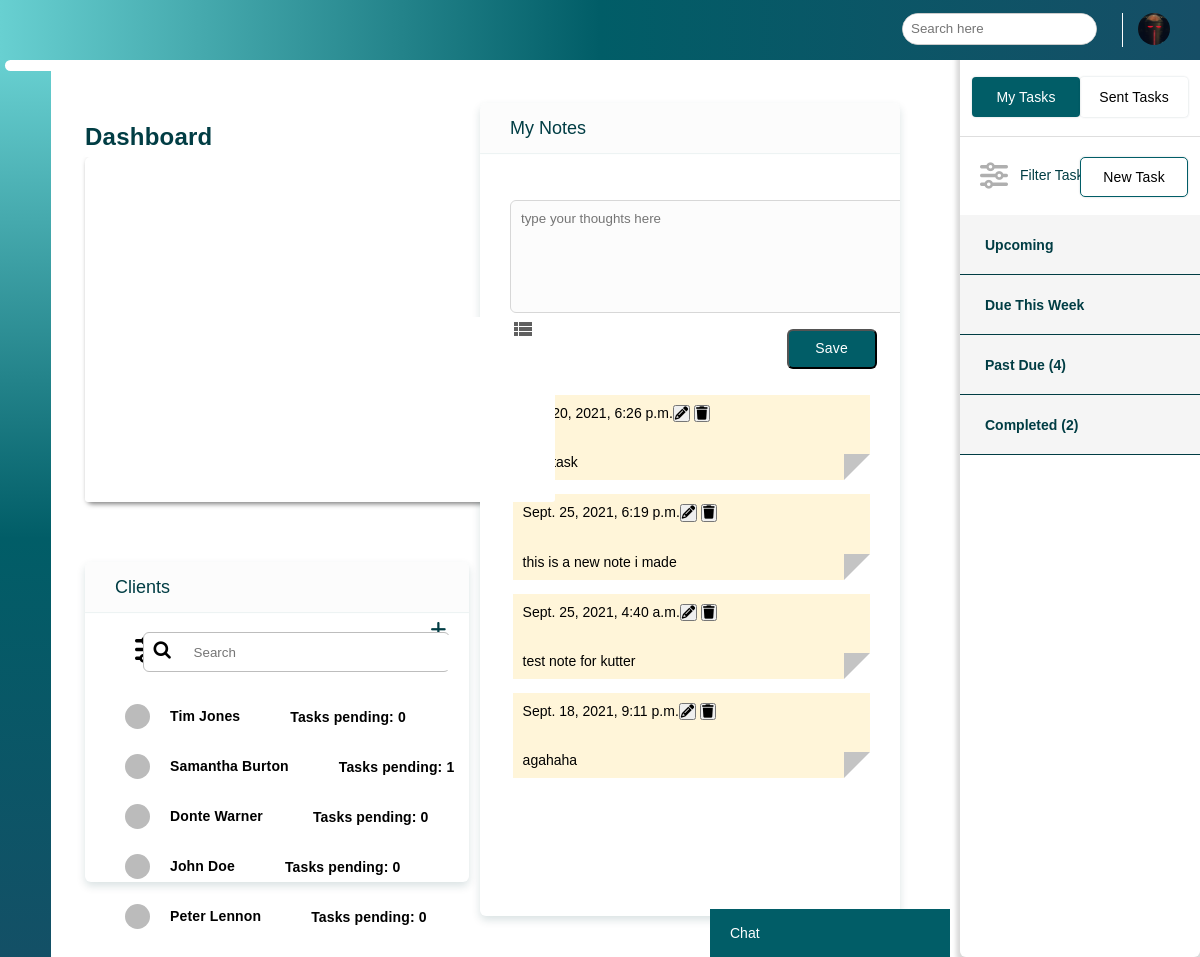
/ (signed in), run on an earlier commit of the app's database.
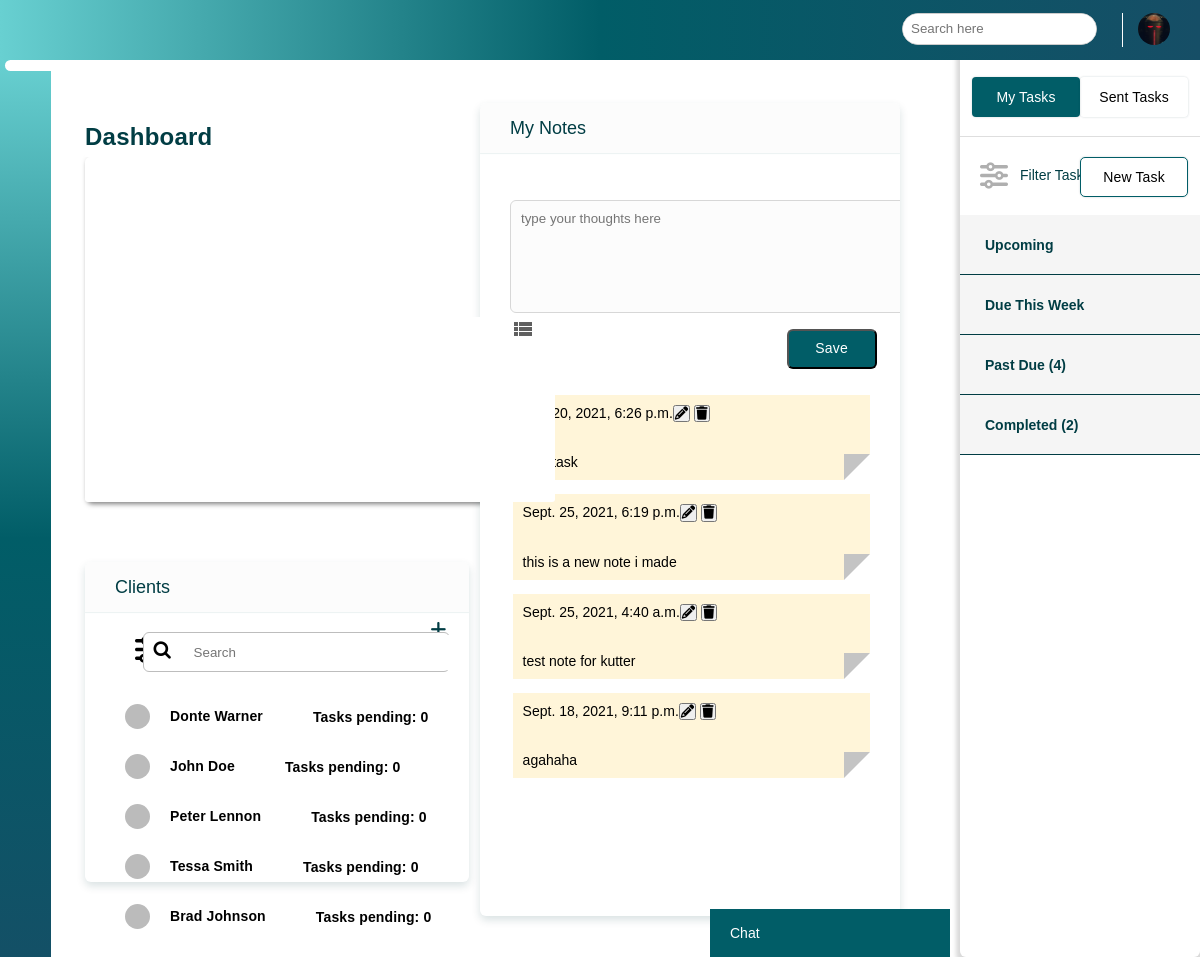
And on a later commit of the database.
### app/models.py (models this page shows, shortened)
class Account(AbstractBaseUser, PermissionsMixin):
    username = models.CharField(max_length=30, unique=True)
    email = models.EmailField(verbose_name="email", max_length=60, unique=True)
    avatar = models.ImageField(null=True, blank=True, upload_to='profile_pics')
    bgColor = models.CharField(max_length=10, null=True, blank=True)
    first_name = models.CharField(max_length=30, blank=False, null=False)
    middle_name = models.CharField(max_length=30, blank=True, null=True)
    last_name = models.CharField(max_length=30, blank=False, null=False)
    date_joined = models.DateTimeField(
        verbose_name='date joined', auto_now_add=True)
    last_login = models.DateTimeField(verbose_name='last login', auto_now=True)
    is_admin = models.BooleanField(default=False)
    is_active = models.BooleanField(default=True)
    is_staff = models.BooleanField(default=False)
    is_superuser = models.BooleanField(default=False)
    is_client = models.BooleanField(default=True)
    is_online = models.BooleanField(default=False)
    is_caseworker = models.BooleanField(default=False)
    has_caseworker = models.BooleanField(default=False)
    USERNAME_FIELD = 'username'
    REQUIRED_FIELDS = ['email', 'password', ]
    objects = MyAccountManager()
    def __str__(self):
        return self.username

class MyNotes(models.Model):
    user = models.ForeignKey(settings.AUTH_USER_MODEL, on_delete=models.CASCADE)
    description = models.CharField(max_length=500, null=False, blank=False)
    date = models.DateTimeField()
    class Meta:
        ordering = ('date',)

### app/views.py (the view, shortened to what this page needs)
# urls.py: path('', views.dashboard, name='dashboard'),
@login_required(login_url='login')
def dashboard(request):
    tasks = Tasks.objects.filter(assignees=request.user.id)
    users = Account.objects.exclude(pk=request.user.id)
    rooms = ChatGroup.objects.filter(members=request.user).order_by("group_name")
    events = MyEvents.objects.filter(created_by = request.user.id)
    notes = MyNotes.objects.filter(user=request.user.id)
    notesForm = MyNotesForm()
    referServ = ReferServiceForm()
    today = timezone.now().date()
    week_from_today = today + timedelta(days=(today.isocalendar()[2] + 4))
    all_tasks = Tasks.objects.filter(assignees=request.user.id, completion_mark=False)
    upcoming_tasks = Tasks.objects.filter(assignees=request.user.id, due_date__gte=week_from_today, completion_mark=False)
    weekly_tasks1 = Tasks.objects.filter(assignees=request.user.id, due_date__lte=week_from_today, completion_mark=False)
    weekly_tasks = weekly_tasks1.filter(due_date__gt=today)
    past_due_tasks = Tasks.objects.filter(assignees=request.user.id, due_date__lte=today, completion_mark=False)
    high_prio_tasks = Tasks.objects.filter(assignees=request.user.id, priority=3, completion_mark=False)
    med_prio_tasks = Tasks.objects.filter(assignees=request.user.id, priority=2, completion_mark=False)
    low_prio_tasks = Tasks.objects.filter(assignees=request.user.id, priority=1, completion_mark=False)
    assigner_tasks = Tasks.objects.filter(assignees=request.user.id, completion_mark=False).order_by("assigner")
    sent_tasks = Tasks.objects.filter(assigner=request.user.id)
    sent_upcoming_tasks = Tasks.objects.filter(assigner=request.user.id, due_date__gte=week_from_today, completion_mark=False)
    sent_weekly_tasks1 = Tasks.objects.filter(assigner=request.user.id, due_date__lte=week_from_today, completion_mark=False)
    sent_weekly_tasks = sent_weekly_tasks1.filter(due_date__gt=today)
    sent_past_due_tasks = Tasks.objects.filter(assigner=request.user.id, due_date__lte=today, completion_mark=False)
    sent_high_prio_tasks = Tasks.objects.filter(assigner=request.user.id, priority=3, completion_mark=False)
    sent_med_prio_tasks = Tasks.objects.filter(assigner=request.user.id, priority=2, completion_mark=False)
    sent_low_prio_tasks = Tasks.objects.filter(assigner=request.user.id, priority=1, completion_mark=False)
    sent_assignee_tasks = Tasks.objects.filter(assigner=request.user.id, completion_mark=False)
    my_completed_tasks = Tasks.objects.filter(assignees=request.user.id, completion_mark=True)
    my_sent_completed_tasks = Tasks.objects.filter(assigner=request.user.id, completion_mark=True)
    print(my_sent_completed_tasks)
    assigner_dict = {}
    check_list = []
    for assigner in assigner_tasks:
        if assigner.assigner.id not in check_list:
            assigner_dict[assigner.assigner] = 1
            check_list.append(assigner.assigner.id)
        else:
            assigner_dict[assigner.assigner] += 1
    assignee_dict = {}
    check_list_assignee = []
    for assignee in sent_assignee_tasks:
        for assignees in assignee.assignees.all():
            if assignees.username not in check_list_assignee:
                assignee_dict[assignees] = 1
                check_list_assignee.append(assignees.username)
            else:
                assignee_dict[assignees] += 1
    sorted_assignee_list = sorted(check_list_assignee)
    try:
        my_clients = ClientList.objects.get(user=request.user.id)
        client_tasks_pending = []
        for client in my_clients.clients.all():
            tasks_pending = Tasks.objects.filter(assigner=request.user.id, assignees=client).count()
            client_tasks_pending.append(tasks_pending)
    except ClientList.DoesNotExist:
        my_clients = None
        client_tasks_pending = []
    try:
        user_bg = BgInfo.objects.get(user=request.user.id)
    except BgInfo.DoesNotExist:
        user_bg = None
    create_event_form = Event_Creation_Form()
    form1 = TaskForm(initial={'priority': '2'})
    notes = MyNotes.objects.filter(user=request.user).order_by('-date')
    context = {
        'users': users,
        'user_bg': user_bg,
        "rooms": rooms,
        "form1": form1,
        'referServ' : referServ,
        'events': events,
        'notes': notes,
        'create_event_form': create_event_form,
        'notesForm' : notesForm,
        "tasks": tasks,
        "today": today,
        "week_from_today": week_from_today,
        "past_due_tasks": past_due_tasks,
        'weekly_tasks': weekly_tasks,
        'upcoming_tasks': upcoming_tasks,
        'high_prio_tasks': high_prio_tasks,
        'med_prio_tasks': med_prio_tasks,
        'low_prio_tasks': low_prio_tasks,
        'my_clients': my_clients,
        'client_tasks_pending': client_tasks_pending,
        'all_tasks': all_tasks,
        'assigner_dict': assigner_dict,
        'sent_tasks':  sent_tasks,
        'sent_upcoming_tasks': sent_upcoming_tasks,
        'sent_weekly_tasks': sent_weekly_tasks,
        'sent_past_due_tasks': sent_past_due_tasks,
        'sent_high_prio_tasks': sent_high_prio_tasks,
        'sent_med_prio_tasks': sent_med_prio_tasks,
        'sent_low_prio_tasks': sent_low_prio_tasks,
        'assignee_dict': assignee_dict,
        'my_completed_tasks': my_completed_tasks,
        'my_sent_completed_tasks': my_sent_completed_tasks,
    }
    return render(request, 'app/dashboard2.html', context)

### app/templates/app/dashboard2.html (shortened to what this page needs)
﻿<!DOCTYPE html>
<html lang="en" xmlns="http://www.w3.org/1999/xhtml">
<head>
  {% load static %}
  {% load project_templates %}
  <link rel="stylesheet"
    href="https://maxst.icons8.com/vue-static/landings/line-awesome/line-awesome/1.3.0/css/line-awesome.min.css">
  <link rel="stylesheet" href="{% static 'app/content/style.css' %}" />
  <link rel="stylesheet" type="text/css" href="{% static 'app/content/chat.css' %}" />
  <link rel="stylesheet" href="{% static 'app/content/chatPopUp.css' %}" />
  <link rel="stylesheet" href="{% static 'app/content/myModal.css' %}" />
  <link rel="stylesheet" href="{% static 'app/content/simple-calendar.css' %}" />
  <link rel="stylesheet" href="{% static 'app/content/tagify.css' %}" />
  <link rel="stylesheet" href="{% static 'app/content/tags.css' %}" />
  <link href="https://cdnjs.cloudflare.com/ajax/libs/font-awesome/4.7.0/css/font-awesome.css" type="text/css"
    rel="stylesheet">
</head>
<body>
  <div class="sidebar">
    <div class="sidebar-menu">
      <ul>
        <li>
          <a href="{% url 'dashboard' %}" class="active">
          </a>
        </li>
      </ul>
    </div>
  </div>
  <header class="dash-header">
    <div id="leftside">
      <div class="search-wrapper">
        <input type="search" placeholder="Search here" />
      </div>
      <div class="dropdown">
        <div class="user-wrapper">
          <a href="{% url 'profile' %}">
            <div class="profile-pic-wrapper" data-username="{{user.username}}" data-bgcolor="{{user.bgColor}}">
              {% if user.avatar %}
              <img class="profile-pic" src="{{user.avatar.url}}">
              {% endif %}
            </div>
          </a>
        </div>
      </div>
    </div>
  </header>
  <div class="main-content">
    <div class="running">
      <div><span class="dash"><strong>Dashboard</strong></span></div>
    </div>
    <div class="submenu">
                 <div class="menu">
        <div class="card-single-one">
        <div id="container" class="calendar-container"></div>
            <div class="card-footer" style="
    position: relative;
    min-height: 100%;
            max-height: 100%;
    z-index: 1;
    width: 100%;
    height: 100%;
    bottom: 0 !important;
    margin-top: 0px;
    margin-bottom: 0px !important;
        ">
        <div class="calendar-icons"><span style="float: right;"><span style="color: #5F5F5F; cursor: pointer; margin-top: 0px; margin-right: 20px;" class="material-icons list">
  </span></span>
        </div>
        </div>
      </div>
      </div>
       <div class="menu2">
        <div class="refer-client-list">
            <div class="menu-header">
              Clients
              <button class="refer-button" >Refer To</button>
              <i class="fas fa-plus fa-1x" id="client-add-btn" type="button" data-toggle="modal" data-target="#addclientModal"></i>
            </div>
            <div class="menu2-body">
              <div class="menu2-body-header">
                <div class="menu2-input-field">
                  <i class="fa fa-search fa-lg" id="client-search-icon"></i>
                  <input type="text" placeholder="Search" id="client-search-input" onkeyup="filterClientFunction()"/>
                </div>
              </div>
              <div class="menu2-client-box">
                {% for client in my_clients.clients.all %}
                  <div class="client-list-client" value="{{ client.first_name }} {{ client.last_name }}"><div class="menu2-client-pfp"></div> {{ client.first_name }} {{ client.last_name }}<div class="client-list-tasks">Tasks pending: {{ client_tasks_pending|index:forloop.counter0 }}</div>
                  </div>
                {% endfor %}
              </div>
            </div>
        </div>
                </div>
    </div>
    <div class="menu3">
      <div class="menu-header">
          My Notes
      </div>
      <br><br>
      <form method="post" class="notes-form" id="note-form" action="{% url 'dashboard' %}">
          {{ notesForm }}
      <br><br>
      <button class="btn-save-notes" type="submit"><div class="btn-text">Save</div></button>
      <br><br>
      </form>
       <div id="note-refresh">
      <ul class="note-list">
            {% for note in notes %}
                <li class="notes-list-items" value="{{ note.id }}">
                    <p class="note-date">{{ note.date }}</p>
                    <div id="note-button">
                    <button class="fas fa-pencil-alt" value="{{ note.id }}"></button>
                    <button class="fas fa-trash" value="{{ note.id }}"></button>
                    </div>
                    <br><br>
                    <p class="note-descript">{{ note.description }}</p>
                </li>
            {% endfor %}
       </ul>
      </div>
      </div>
    <div class="menu4">
      <div class="menu4-selection-box">
        <div class="menu4-btn-container">
          <div class="btn-my-tasks btn-active"><div class="btn-text">My Tasks</div></div>
          <div class="btn-activity"><div class="btn-text">Sent Tasks</div></div>
        </div>
        <div class="menu4-filter-tasks">
          <i class="fas fa-sliders-h fa-2x" id="filter-btn" data-html="true" data-container="body" data-toggle="popover" data-placement="left"
          data-content="<input type='radio' id='filter-date' name='task_filter' value='by_date' checked>
            <label for='filter-date'>By Date</label><br>
            <input type='radio' id='filter-prio' name='task_filter' value='by_prio'>
            <label for='filter-prio'>By Priority</label><br>
            <input type='radio' id='filter-assigner' name='task_filter' value='by_assigner'>
            <label for='filter-assigner'>By Assigner</label><br>"></i>
          <div class="filter-tasks-text">Filter Tasks</div>
          <div class="btn-new-task" type="button" data-toggle="modal" data-target="#taskModal"><div class="btn-text">New Task</div></div>
        </div>
      </div>
      {% include "app/dashboard_tasks.html" %}
    </div>
    <div class="open-button">Chat</div>
  </div>
</body>
</html>

### app/templates/app/dashboard_tasks.html (shortened to what this page needs)
{% load static %}
{% load project_templates %}
<div class="menu4-upcoming-tasks"><div class="menu4-submenu-title">Upcoming </div></div>
      <div class="menu4-due-this-week"><div class="menu4-submenu-title">Due This Week  </div></div>
      <div class="menu4-past-due"><div class="menu4-submenu-title">Past Due {% if past_due_tasks %}({{ past_due_tasks|length }}){% endif %}</div></div>
      <div class="menu4-completed-tasks"><div class="menu4-submenu-title">Completed {% if my_completed_tasks %}({{ my_completed_tasks|length }}){% endif %} </div></div>

What changed in the data, as far as the page shows it:
removed Account: first_name "Tim", last_name "Jones", counter0 "0"
removed Account: first_name "Samantha", last_name "Burton", counter0 "1"
now on this page (row unchanged): Account: first_name "Tessa", last_name "Smith", counter0 "0"
now on this page (row unchanged): Account: first_name "Brad", last_name "Johnson", counter0 "0"
